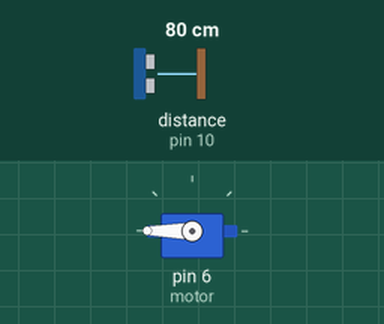
The sketch below on a simulated Arduino Uno, built with avr-gcc and run on an emulated ATmega328P. On the bench: servo. Wiring (inferred from the names in the program): ultrasonic range finder: trigger pin 9; echo pin 10. The inputs (shaded band) are chosen by the test bench; at power-on: distance to the obstacle (sensor on pin 10) 80 cm. The echo pulse lasts 58.3 µs per cm.

Above: at 1.2 s.
1.3 s: distance to the obstacle (sensor on pin 10) set to 2 cm
At 2.1 s:
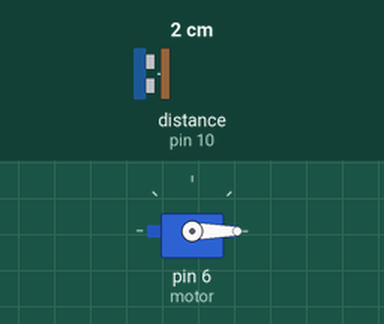
2.8 s: distance to the obstacle (sensor on pin 10) set to 18 cm
At 4.0 s:
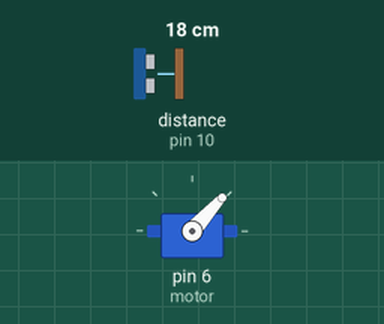
4.3 s: distance to the obstacle (sensor on pin 10) set to 35 cm
At 5.5 s:
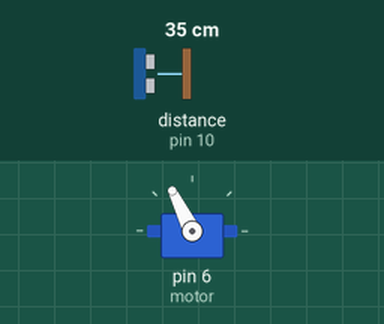
5.8 s: distance to the obstacle (sensor on pin 10) set to 4 cm
At 6.9 s:
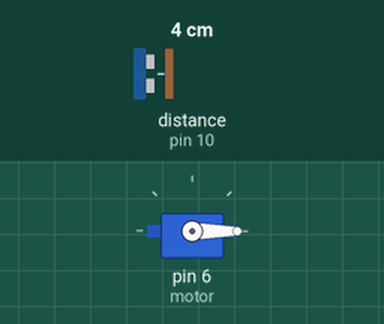
7.3 s: distance to the obstacle (sensor on pin 10) set to 60 cm
At 7.7 s:
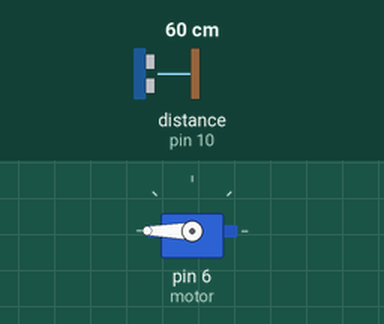
Timing chart, 0 to 9.8 s (numbered marks = the images above; inputs shaded):
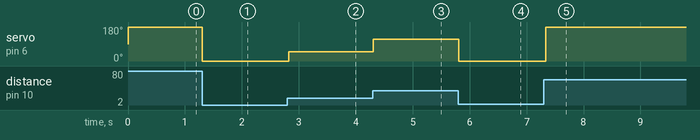

The sketch:

aula24_nivel3.ino
```cpp
// Aula 24 – Nível 3: Revisão: servo pelo ultrassom
// pecas: ultrassom 9 10; servo 6
// Revisão: 5 a 50 cm de distância viram 0 a 180° no servo
#include <Arduino.h>                    // funções do Arduino (pinMode, digitalWrite, delay...)
#include <Servo.h>
#define TRIG 9                          // TRIG do HC-SR04 no pino 9
#define ECHO 10                         // ECHO do HC-SR04 no pino 10
Servo motor;                            // objeto que controla o servo

void setup() {                          // roda uma vez, quando a placa liga
  pinMode(TRIG, OUTPUT);                // TRIG como saída
  pinMode(ECHO, INPUT);                 // ECHO como entrada
  motor.attach(6);                      // sinal do servo no pino 6
}

void loop() {                           // repete para sempre
  digitalWrite(TRIG, LOW);  delayMicroseconds(2);   // garante o TRIG em nível baixo
  digitalWrite(TRIG, HIGH); delayMicroseconds(10);   // pulso de 10 µs dispara a medição
  digitalWrite(TRIG, LOW);              // fim do pulso
  int cm = pulseIn(ECHO, HIGH) * 0.0343 / 2;   // distância em cm (inteira)
  motor.write(map(constrain(cm, 5, 50), 5, 50, 0, 180));   // 5 a 50 cm → 0 a 180°
  delay(60);                            // espera 60 ms
}
```

Measured:
- after the input at 1.3 s, servo on pin 6 (motor): 180° → 0° at once
- after the input at 2.8 s, servo on pin 6 (motor): 0° → 48° at once
- after the input at 4.3 s, servo on pin 6 (motor): 48° → 116° at once
- after the input at 5.8 s, servo on pin 6 (motor): 116° → 0° at once
- after the input at 7.3 s, servo on pin 6 (motor): 0° → 180° at once
